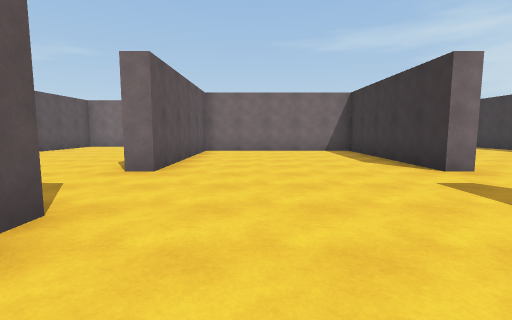
view 1 (above)

21 first-person views from a walk through a Unity game level. The camera is 1.4 m above the floor, tilts 6° down and sees 85° across. The floor is counted in squares, 2 m on a side. Each view is taken from the middle of a square. On the plan, view 1 faces up. The plan holds only what a view shows up to about 9 squares ahead; the rest is blank. The place goes on beyond the plan. The player character is not drawn.

view 2
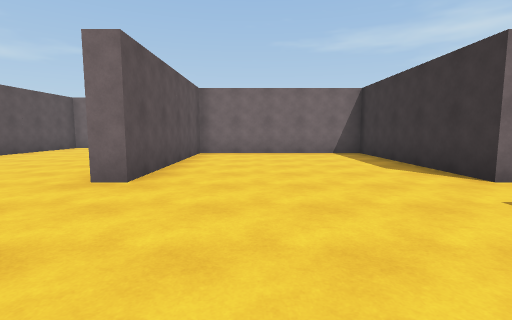

view 3
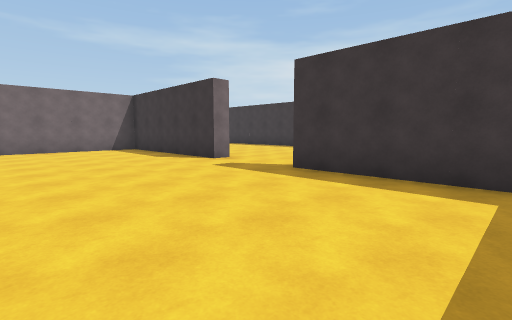

view 4
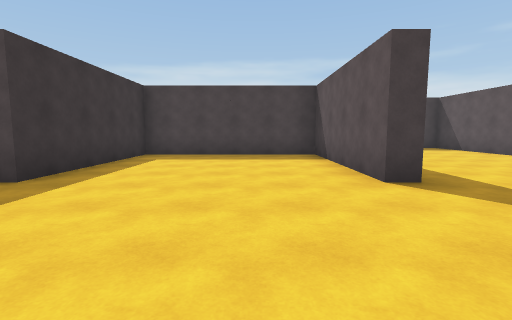

view 5
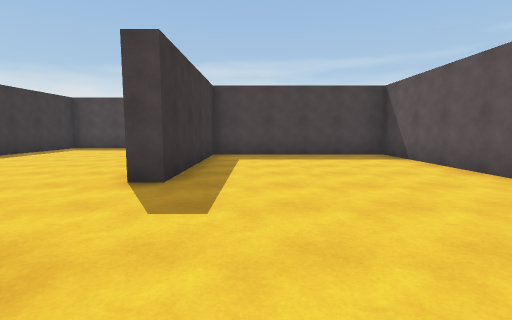

view 6
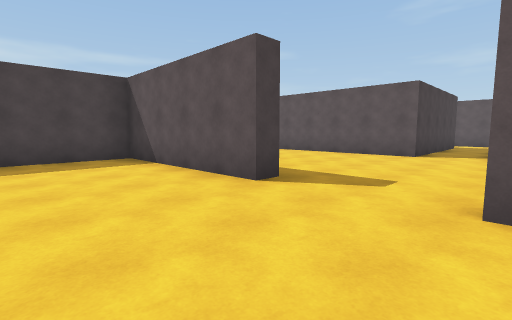

view 7
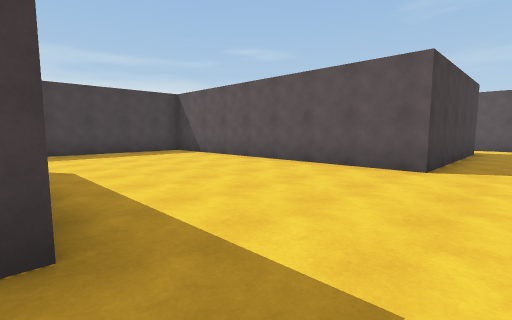

view 8
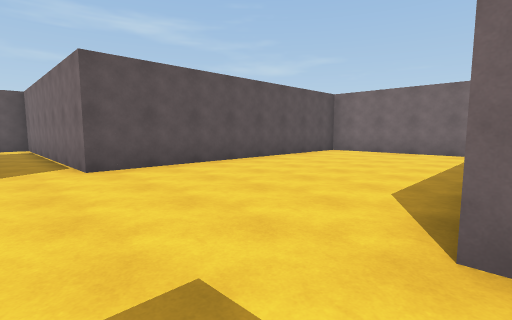

view 9
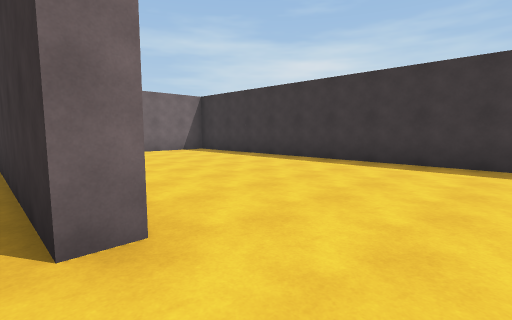

view 10
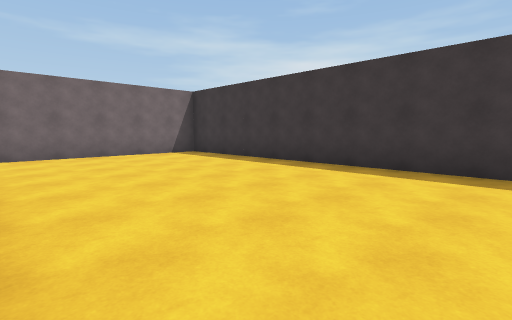

view 11
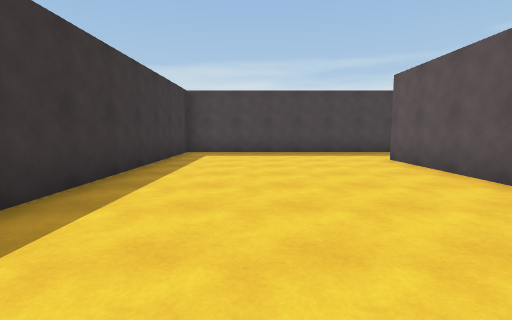

view 12
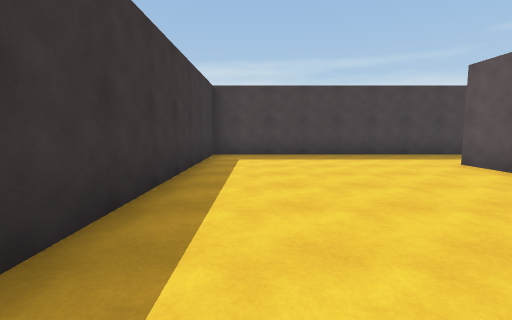

view 13
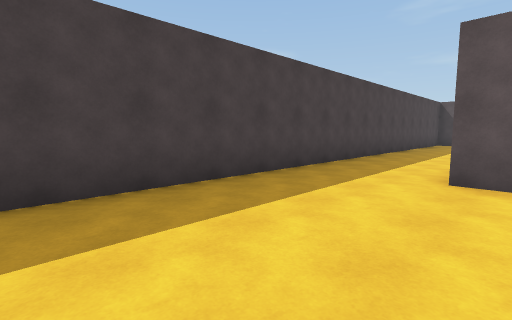

view 14
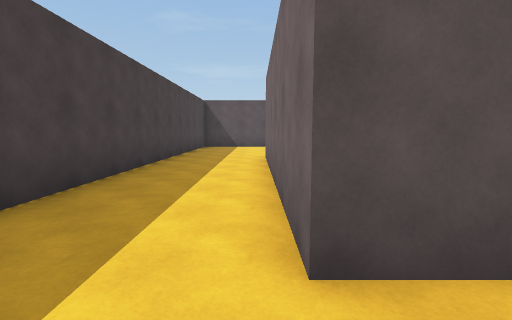

view 15
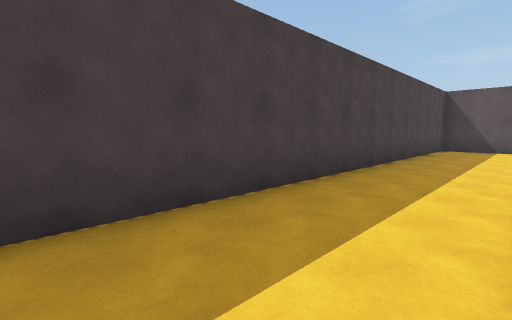

view 16
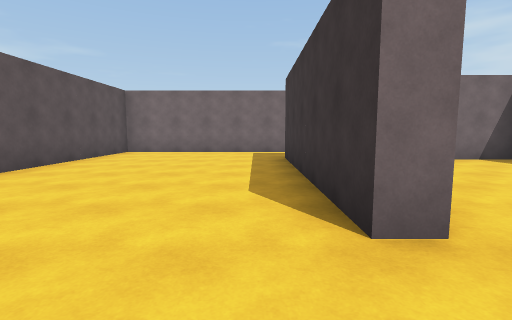

view 17
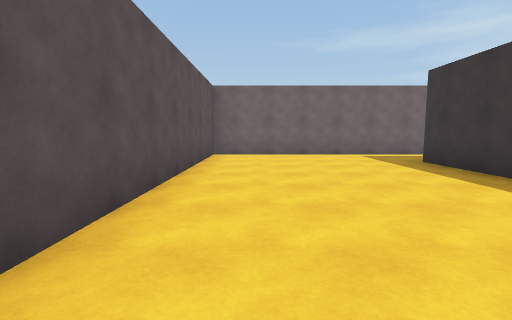

view 18
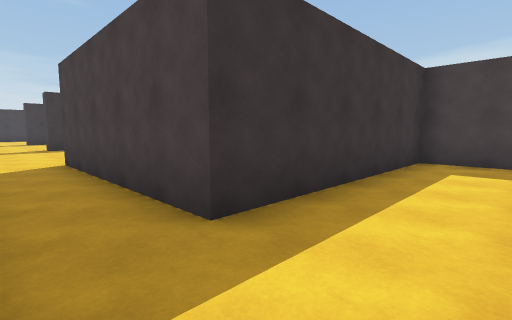

view 19
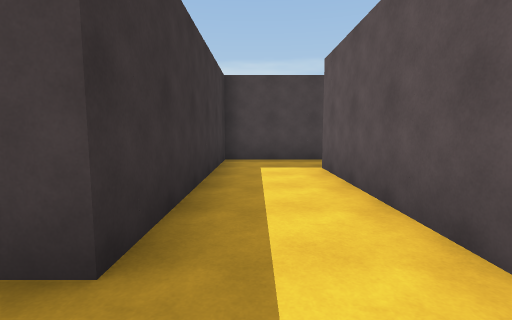

view 20
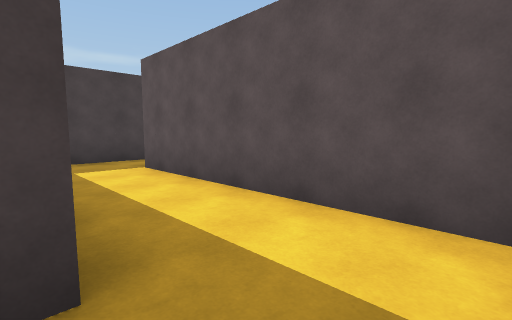

view 21
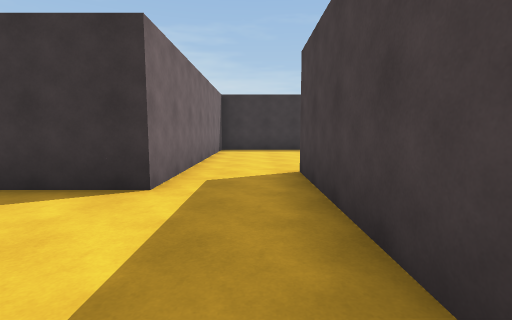

### Floor plan
Ten units are one square. View 1 is at (0, 0); x grows to the right and y downward. Boxes are objects, and circles mark ways between rooms. Rooms are numbered by the first view taken in them; rooms with no view inside come last. Other rooms are left out.
<svg viewBox="-160 -145 257 202">
<path fill="none" stroke="#000" d="M-18 -23 -18 22 33 22 33 -23M33 -47 33 -97 -18 -97 -18 -47M-24 -23 -18 -23M-18 -47 -22 -47 -22 -102M33 -23 38 -23M39 -47 33 -47M37 -5 37 27 -20 27M-25 -122 -72 -122 -72 -43 -136 -43M-66 52 92 52 92 -18M92 -32 92 -116M-143 -40 -143 12M86 -122 34 -122M-150 27 -123 27 -123 -28 -72 -28 -72 46M-10 -122 -25 -122M-3 -102 37 -102M34 -122 22 -122 22 -140"/>
<circle cx="-20" cy="-35" r="3" fill="#2a7"/>
<circle cx="30" cy="-35" r="3" fill="#2a7"/>
<circle cx="-15" cy="-115" r="3" fill="#2a7"/>
<circle cx="30" cy="-115" r="3" fill="#2a7"/>
<text x="0" y="-40">1</text>
<text x="-20" y="-30">2</text>
<text x="10" y="-120">3</text>
</svg>
Room 1 opens to room 2. Room 2 opens to room 3.

Where each view was taken, in squares from view 1:
view 1: 0 up, 0 right, facing up
view 2: 1 up, 0 right, facing up
view 3: 1 down, 1 left, facing up-right
view 4: 6 up, 0 right, facing down
view 5: 6 up, 2 right, facing down
view 6: 5 up, 1 right, facing down-left
view 7: 4 up, 2 left, facing down-left
view 8: 3 up, 2 left, facing up-left
view 9: 3 up, 3 right, facing up-right
view 10: 4 up, 4 right, facing up-right
view 11: 4 up, 7 right, facing down
view 12: 3 up, 8 right, facing down
view 13: 2 down, 8 right, facing down-left
view 14: 3 down, 5 right, facing left
view 15: 3 down, 4 right, facing down-left
view 16: 3 up, 3 left, facing up
view 17: 4 up, 6 left, facing up
view 18: 4 up, 14 left, facing down-right
view 19: 4 up, 13 left, facing down
view 20: 4 up, 12 left, facing down-left
view 21: 11 up, 1 left, facing right
